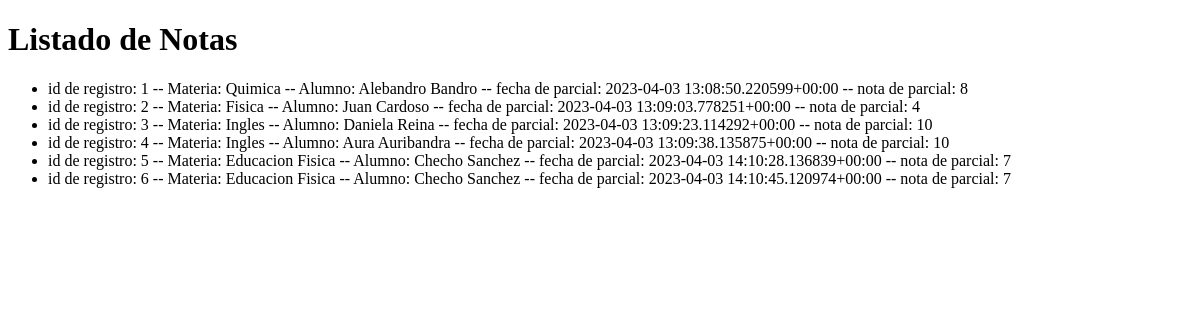
The page /notas/ on the database as committed earlier.
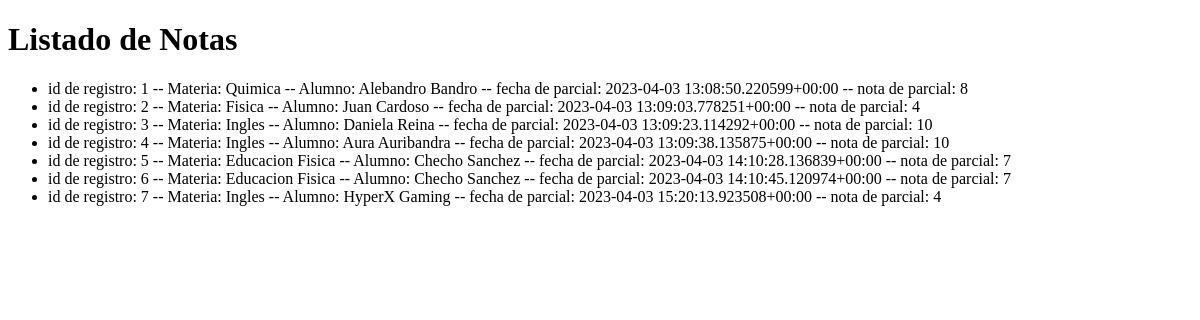
The same page on the database as committed later.
### tercera_pre_entrega/models.py (models this page shows)
class Notas(models.Model):
    alumno = models.TextField(max_length=100)
    materia = models.TextField(max_length=100)
    fecha_parcial = models.DateTimeField(auto_now_add=True)
    nota_parcial = models.TextField(max_length=2)
    def __str__(self):
        return f"id de registro: {self.id} -- Materia: {self.materia}   --   Alumno: {self.alumno}   --   fecha de parcial: {self.fecha_parcial}  --   nota de parcial: {self.nota_parcial}"

### tercera_pre_entrega/views.py (the view)
# urls.py: path('notas/',mostrar_notas, name = "notas"),
def mostrar_notas(request):
    notas = Notas.objects.all()
    total_notas = len(notas)
    context = {
        "notas": notas,
        "total_notas":total_notas,
        "form": NotasForm(),
    }
    return render(request, "tercera_pre_entrega/notas.html", context)

### tercera_pre_entrega/templates/tercera_pre_entrega/notas.html (shortened to what this page needs)
{% extends 'tercera_pre_entrega/base.html'%}
{%block titulo%} Listado de Notas {%endblock%}
{%block listado%}
    <ul>
        {%  for nota in notas %}
            <li>{{nota}}</li>
        {% endfor %}
    </ul>
{% endblock %}

Rows that differ between the two databases and show on the page:
added Notas: id+materia+alumno "id de registro: 7 -- Materia: Ingles -- Alumno: HyperX Gaming -- fecha de parcial: 2023-04-03 15:20:13.923508+00:00 -- nota de parcial: 4"
